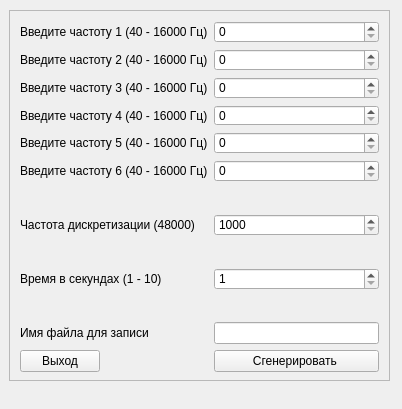
<?xml version="1.0" encoding="UTF-8"?>
<ui version="4.0">
 <class>SimpleFrequencySynthesizer</class>
 <widget class="QMainWindow" name="SimpleFrequencySynthesizer">
  <property name="geometry">
   <rect>
    <x>0</x>
    <y>0</y>
    <width>402</width>
    <height>409</height>
   </rect>
  </property>
  <property name="windowTitle">
   <string>Синтезатор частот</string>
  </property>
  <widget class="QWidget" name="centralWidget">
   <widget class="QFrame" name="frame">
    <property name="geometry">
     <rect>
      <x>9</x>
      <y>10</y>
      <width>381</width>
      <height>371</height>
     </rect>
    </property>
    <property name="frameShape">
     <enum>QFrame::StyledPanel</enum>
    </property>
    <property name="frameShadow">
     <enum>QFrame::Raised</enum>
    </property>
    <widget class="QWidget" name="formLayoutWidget">
     <property name="geometry">
      <rect>
       <x>0</x>
       <y>0</y>
       <width>381</width>
       <height>372</height>
      </rect>
     </property>
     <layout class="QFormLayout" name="formLayout_2">
      <item row="0" column="0">
       <widget class="QLabel" name="label">
        <property name="text">
         <string>Введите частоту 1 (40 - 16000 Гц)</string>
        </property>
       </widget>
      </item>
      <item row="0" column="1">
       <widget class="QSpinBox" name="spinBox">
        <property name="maximum">
         <number>16000</number>
        </property>
       </widget>
      </item>
      <item row="1" column="0">
       <widget class="QLabel" name="label_3">
        <property name="text">
         <string>Введите частоту 2 (40 - 16000 Гц)</string>
        </property>
       </widget>
      </item>
      <item row="1" column="1">
       <widget class="QSpinBox" name="spinBox_2">
        <property name="maximum">
         <number>16000</number>
        </property>
       </widget>
      </item>
      <item row="2" column="0">
       <widget class="QLabel" name="label_2">
        <property name="text">
         <string>Введите частоту 3 (40 - 16000 Гц)</string>
        </property>
       </widget>
      </item>
      <item row="2" column="1">
       <widget class="QSpinBox" name="spinBox_3">
        <property name="maximum">
         <number>16000</number>
        </property>
       </widget>
      </item>
      <item row="3" column="0">
       <widget class="QLabel" name="label_4">
        <property name="text">
         <string>Введите частоту 4 (40 - 16000 Гц)</string>
        </property>
       </widget>
      </item>
      <item row="3" column="1">
       <widget class="QSpinBox" name="spinBox_4">
        <property name="maximum">
         <number>16000</number>
        </property>
       </widget>
      </item>
      <item row="4" column="0">
       <widget class="QLabel" name="label_5">
        <property name="text">
         <string>Введите частоту 5 (40 - 16000 Гц)</string>
        </property>
       </widget>
      </item>
      <item row="4" column="1">
       <widget class="QSpinBox" name="spinBox_5">
        <property name="maximum">
         <number>16000</number>
        </property>
       </widget>
      </item>
      <item row="5" column="0">
       <widget class="QLabel" name="label_6">
        <property name="text">
         <string>Введите частоту 6 (40 - 16000 Гц)</string>
        </property>
       </widget>
      </item>
      <item row="5" column="1">
       <widget class="QSpinBox" name="spinBox_6">
        <property name="maximum">
         <number>16000</number>
        </property>
       </widget>
      </item>
      <item row="6" column="0" colspan="2">
       <spacer name="horizontalSpacer">
        <property name="orientation">
         <enum>Qt::Horizontal</enum>
        </property>
        <property name="sizeHint" stdset="0">
         <size>
          <width>40</width>
          <height>20</height>
         </size>
        </property>
       </spacer>
      </item>
      <item row="7" column="0">
       <widget class="QLabel" name="label_7">
        <property name="text">
         <string>Частота дискретизации (48000)</string>
        </property>
       </widget>
      </item>
      <item row="7" column="1">
       <widget class="QSpinBox" name="spinBox_7">
        <property name="minimum">
         <number>1000</number>
        </property>
        <property name="maximum">
         <number>48000</number>
        </property>
       </widget>
      </item>
      <item row="8" column="0" colspan="2">
       <spacer name="horizontalSpacer_2">
        <property name="orientation">
         <enum>Qt::Horizontal</enum>
        </property>
        <property name="sizeHint" stdset="0">
         <size>
          <width>40</width>
          <height>20</height>
         </size>
        </property>
       </spacer>
      </item>
      <item row="9" column="0">
       <widget class="QLabel" name="label_8">
        <property name="text">
         <string>Время в секундах (1 - 10)</string>
        </property>
       </widget>
      </item>
      <item row="9" column="1">
       <widget class="QSpinBox" name="spinBox_8">
        <property name="minimum">
         <number>1</number>
        </property>
        <property name="maximum">
         <number>10</number>
        </property>
       </widget>
      </item>
      <item row="10" column="0" colspan="2">
       <spacer name="horizontalSpacer_3">
        <property name="orientation">
         <enum>Qt::Horizontal</enum>
        </property>
        <property name="sizeHint" stdset="0">
         <size>
          <width>40</width>
          <height>20</height>
         </size>
        </property>
       </spacer>
      </item>
      <item row="11" column="0">
       <widget class="QLabel" name="label_9">
        <property name="text">
         <string>Имя файла для записи</string>
        </property>
       </widget>
      </item>
      <item row="11" column="1">
       <widget class="QLineEdit" name="lineEdit">
        <property name="text">
         <string/>
        </property>
       </widget>
      </item>
      <item row="12" column="0">
       <widget class="QPushButton" name="pushButton">
        <property name="text">
         <string>Выход</string>
        </property>
       </widget>
      </item>
      <item row="12" column="1">
       <widget class="QPushButton" name="pushButton_2">
        <property name="text">
         <string>Сгенерировать </string>
        </property>
       </widget>
      </item>
     </layout>
    </widget>
   </widget>
  </widget>
  <widget class="QMenuBar" name="menuBar">
   <property name="geometry">
    <rect>
     <x>0</x>
     <y>0</y>
     <width>402</width>
     <height>20</height>
    </rect>
   </property>
  </widget>
 </widget>
 <layoutdefault spacing="6" margin="11"/>
 <resources/>
 <connections/>
</ui>
